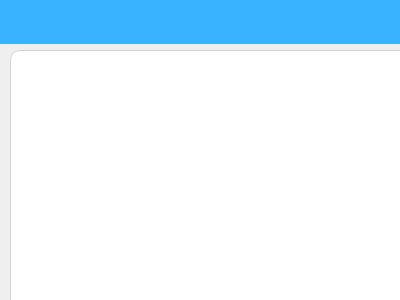
<?xml version="1.0" encoding="UTF-8"?>
<ui version="4.0">
 <class>PrintList</class>
 <widget class="QWidget" name="PrintList">
  <property name="geometry">
   <rect>
    <x>0</x>
    <y>0</y>
    <width>400</width>
    <height>300</height>
   </rect>
  </property>
  <property name="windowTitle">
   <string>Form</string>
  </property>
  <widget class="TitleBar" name="titleBar" native="true">
   <property name="geometry">
    <rect>
     <x>0</x>
     <y>0</y>
     <width>500</width>
     <height>44</height>
    </rect>
   </property>
   <property name="minimumSize">
    <size>
     <width>0</width>
     <height>44</height>
    </size>
   </property>
   <property name="styleSheet">
    <string notr="true">background-color: rgb(57, 179, 255);</string>
   </property>
  </widget>
  <widget class="QWidget" name="tray" native="true">
   <property name="geometry">
    <rect>
     <x>10</x>
     <y>50</y>
     <width>400</width>
     <height>400</height>
    </rect>
   </property>
   <property name="styleSheet">
    <string notr="true">background-color: rgb(255, 255, 255);
border:1px solid rgb(212, 212, 212);
border-radius:10px;</string>
   </property>
   <widget class="StyledList" name="list" native="true">
    <property name="geometry">
     <rect>
      <x>30</x>
      <y>30</y>
      <width>341</width>
      <height>341</height>
     </rect>
    </property>
    <property name="font">
     <font>
      <family>微软雅黑</family>
      <pointsize>15</pointsize>
     </font>
    </property>
    <property name="styleSheet">
     <string notr="true">border:none;</string>
    </property>
   </widget>
  </widget>
 </widget>
 <customwidgets>
  <customwidget>
   <class>TitleBar</class>
   <extends>QWidget</extends>
   <header>widgets/TitleBar.h</header>
   <container>1</container>
  </customwidget>
  <customwidget>
   <class>StyledList</class>
   <extends>QWidget</extends>
   <header>widgets/StyledList.h</header>
   <container>1</container>
  </customwidget>
 </customwidgets>
 <resources/>
 <connections/>
</ui>
